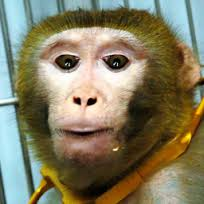
#> input picture data/face_3.jpeg, 204 x 204 px, found by its file name
$ python sample_06.py   (older library calls are emulated)
#> lines starting #> are read from the running program, lines starting #| are printed output that depends on the picture; after the words box and inside, x2 and y2 are one past the last pixel; in counts of white or black regions, pixels touching at a corner belong together
# -*- coding: utf-8 -*-

import cv2

##### 画像から顔を検出してみる

## カスケードファイル
cascade_path = "/usr/local/Cellar/opencv/2.4.11_2/share/OpenCV/haarcascades/haarcascade_frontalface_alt.xml"
## 読み込むデータ
#image_path = "data/Lenna.png"
image_path = "data/face_3.jpeg"

# これは、BGRの順になっている気がする
color = (255, 255, 255) #白

# 画像の読み込み
image = cv2.imread(image_path)
#> image is the input picture: shape (204, 204, 3); mean B, G, R 97.2, 123.9, 130.3
# グレースケール変換
gray = cv2.cvtColor(image, cv2.cv.CV_BGR2GRAY)
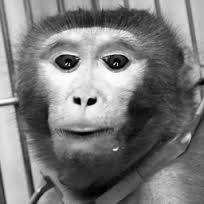
#> gray: shape (204, 204); min 0, max 255, mean 122.7

# 分類器を作る?みたいな作業
cascade = cv2.CascadeClassifier(cascade_path)

# 顔認識の実行
facerect = cascade.detectMultiScale(gray, scaleFactor=1.1, minNeighbors=1, minSize=(1, 1))
#> facerect = [[28, 12, 125, 125]]

if len(facerect) > 0:
    # 検出した顔を囲む矩形の作成
    for rect in facerect:
        cv2.rectangle(image, tuple(rect[0:2]),tuple(rect[0:2]+rect[2:4]), color, thickness=2)
#> this loop made 1 pass
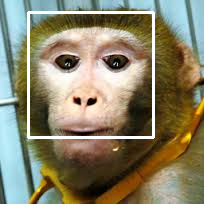
#> image: shape (204, 204, 3); 3.59% of pixels changed, all inside (x1, y1, x2, y2) = (27, 11, 155, 139)
else:
    print("no face")

# 認識結果の表示
cv2.imshow("detected.jpg", image)

# 何かキーが押されたら終了
while(1):
    if cv2.waitKey(10) > 0:
#> (key Esc is pressed here)
        break

$ run again, with data/face_2.jpeg copied over data/face_3.jpeg
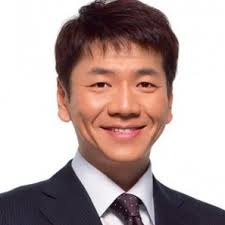
#> input picture data/face_2.jpeg, 225 x 225 px, found by its file name
#> image is the input picture: shape (225, 225, 3); mean B, G, R 163.7, 166.1, 184.6
#> `gray = cv2.cvtColor(image, cv2.cv.CV_BGR2GRAY)`:
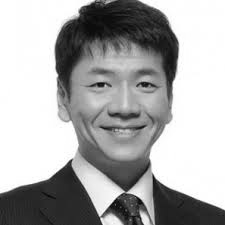
#> gray: shape (225, 225); min 4, max 255, mean 171.4
#> facerect = [[65, 37, 115, 115]]
#> the loop `for rect in facerect:` made 1 pass
#> after the loop `for rect in facerect:`:
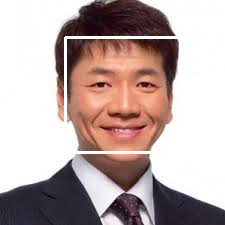
#> image: shape (225, 225, 3); 2.48% of pixels changed, all inside (x1, y1, x2, y2) = (64, 36, 182, 154)
